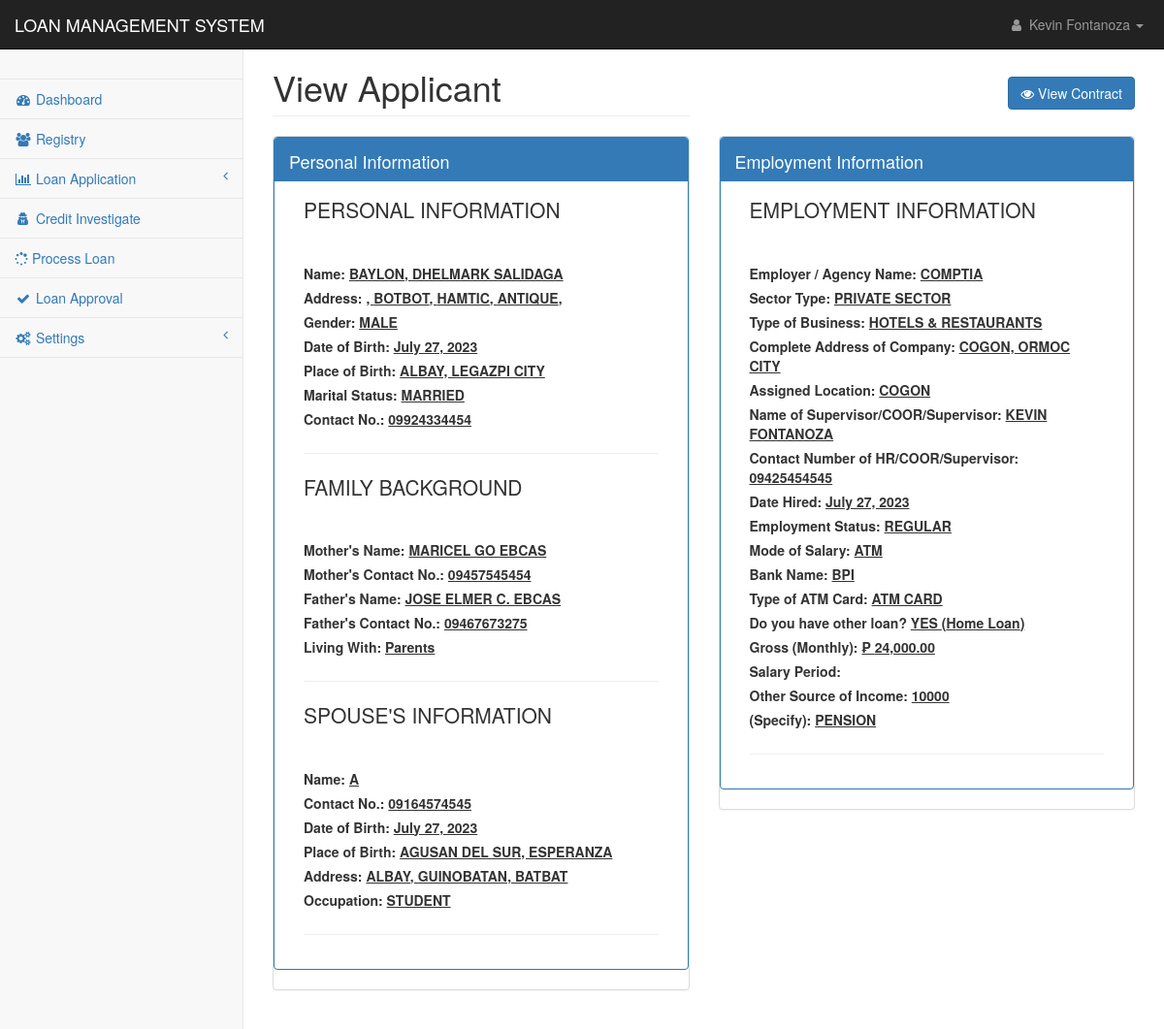
Before: /pages/registry_applicant_view.php?id=AMG0010000001 (signed in) with the older database file.
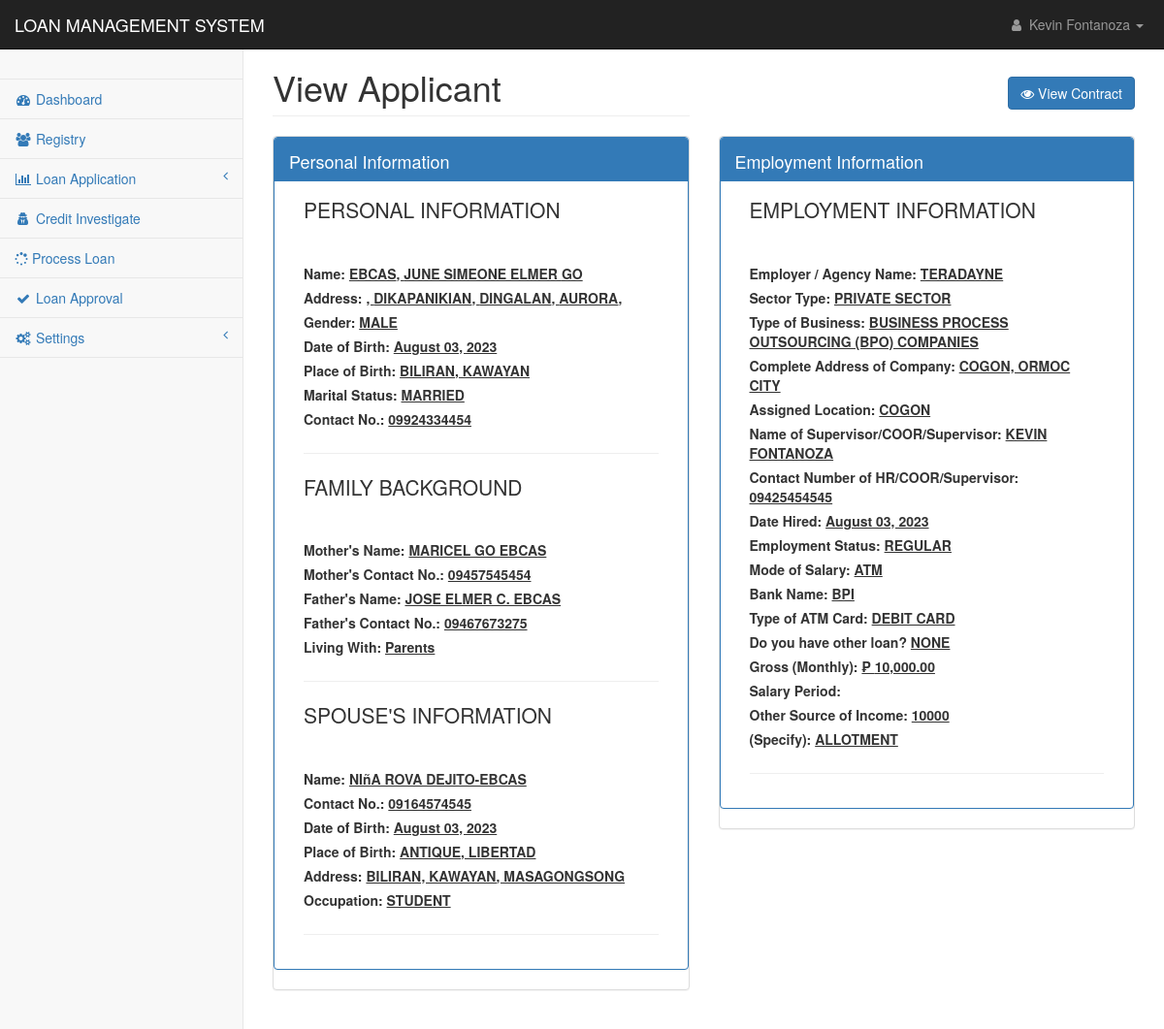
After: the same page with the newer database file.
### tables this page shows
CREATE TABLE `applicants_personal` (
  `applicant_id` int(11) NOT NULL,
  `applicant_code` text NOT NULL,
  `firstname` text NOT NULL,
  `middlename` text NOT NULL,
  `lastname` text NOT NULL,
  `suffix` text NOT NULL,
  `nickname` text NOT NULL,
  `age` text NOT NULL,
  `gender` text NOT NULL,
  `contact1` text NOT NULL,
  `mstatus` text NOT NULL,
  `dob1` date NOT NULL,
  `pob1` text NOT NULL,
  `block1` text NOT NULL,
  `street1` text NOT NULL,
  `phase1` text NOT NULL,
  `brgy1` text NOT NULL,
  `city1` text NOT NULL,
  `province1` text NOT NULL,
  `map_url` text NOT NULL,
  `residence1` text NOT NULL,
  `lwith1` text NOT NULL,
  `block2` text NOT NULL,
  `street2` text NOT NULL,
  `phase2` text NOT NULL,
  `brgy2` text NOT NULL,
  `city2` text NOT NULL,
  `province2` text NOT NULL,
  `residence2` text NOT NULL,
  `lwith2` text NOT NULL,
  `mothername` text NOT NULL,
  `mothercon` text NOT NULL,
  `fathername` text NOT NULL,
  `fathercon` text NOT NULL,
  `file` text NOT NULL,
  `date_encoded` date NOT NULL
);

CREATE TABLE `applicants_spouse` (
  `spouse_id` int(11) NOT NULL,
  `applicant_code` text NOT NULL,
  `spouse_name` text NOT NULL,
  `contact` text NOT NULL,
  `s_dob` date NOT NULL,
  `s_pob` text NOT NULL,
  `s_address` text NOT NULL,
  `s_occupation` text NOT NULL,
  `s_company` text NOT NULL,
  `date_encoded` date NOT NULL
);

CREATE TABLE `applicants_work` (
  `work_id` int(11) NOT NULL,
  `applicant_code` text NOT NULL,
  `employer` text NOT NULL,
  `sector_type` text NOT NULL,
  `tob` text NOT NULL,
  `com_address` text NOT NULL,
  `a_location` text NOT NULL,
  `sup_name` text NOT NULL,
  `hr_number` text NOT NULL,
  `date_hired` date NOT NULL,
  `e_status` text NOT NULL,
  `m_salary` text NOT NULL,
  `bank_name` text NOT NULL,
  `atm_card` text NOT NULL,
  `loan` text NOT NULL,
  `monthly_salary` text NOT NULL,
  `s_period` text NOT NULL,
  `other_source` text NOT NULL,
  `specify` text NOT NULL,
  `max_loanable_amt` float NOT NULL,
  `date_encoded` date NOT NULL
);

### config/conn.php (called while the page is built, shortened)
<?php
class DatabaseConnection
{
    public function connect()
    {
        $conn = new mysqli(DB_HOST,DB_USER,DB_PASSWORD,DB_DATABASE);
        return $this->conn = $conn;
    }
}
?>

### controller/reg_app.php (called while the page is built, shortened)
<?php
require_once('../config/conn.php');
class Registry extends DatabaseConnection {
        function checkId($id, $table){
            $sql ="SELECT * FROM $table WHERE applicant_code = '$id'";
            $result = mysqli_query($this->connect(), $sql);
                while($row = mysqli_fetch_assoc($result)){
                    return 1;
                }
            return 0;
        }
        function displayData($id){
            $spouse = $this->checkId($id, 'applicants_spouse');
            if($spouse == 1){
                $sql ="SELECT * FROM applicants_personal
                INNER JOIN applicants_work ON applicants_personal.applicant_code = applicants_work.applicant_code
                INNER JOIN applicants_spouse ON applicants_personal.applicant_code = applicants_spouse.applicant_code
                WHERE applicants_personal.applicant_code = '$id'";
                return mysqli_query($this->connect(), $sql);
            }else{
                $sql ="SELECT * FROM applicants_personal
                INNER JOIN applicants_work ON applicants_personal.applicant_code = applicants_work.applicant_code
                WHERE applicants_personal.applicant_code = '$id'";
                return mysqli_query($this->connect(), $sql);
            }
        }
    }
?>

### pages/registry_applicant_view.php (the view, shortened to what the rows shown need)
<?php
include('../config/conn.php');
require "../controller/reg_app.php";
if(isset($_GET['id'])){
    $id = $_GET['id'];
}else{
    header('location:reg_applicantion.php');
}
    $sql = "SELECT contract_no  FROM loan_applications WHERE client_id = '$id' AND paid=0";
    $res = mysqli_query($con,$sql);
    if(mysqli_num_rows($res) > 0){
        while($row = mysqli_fetch_assoc($res)) {
            $cn = $row['contract_no']??null;
        }
    }
if($_SESSION['user_id']){
?>
<!DOCTYPE html>
<html lang="en">
<head>
    <link href="../css/bootstrap.min.css" rel="stylesheet">
    <link href="../css/metisMenu.min.css" rel="stylesheet">
    <link href="../css/startmin.css" rel="stylesheet">
    <link href="../css/font-awesome.min.css" rel="stylesheet" type="text/css">
</head>
<body>
    <div id="wrapper">
        <div id="page-wrapper">
            <div class="container-fluid">
                <div class="row">
                    <div class="col-lg-6">
                        <h1 class="page-header">View Applicant</h1>
                    </div>
                    <div class="col-lg-6 text-right">
                        <br>
                    <h1> <a href="contract_signing.php?id=<?= $id ?>&cn=<?= $cn ?>" class="btn btn-primary"><i class="fa fa-eye"></i> View Contract</a></h1>
                    </div>
                </div>
                <div class="row">
                    <div class="col-lg-6">
                        <div class="panel tabbed-panel panel-default">
                            <div class="panel panel-primary">
                                <div id="collapseOne" class="panel-collapse collapse in">
                                    <div class="panel-body">
                                        <?php
                                           $view = new Registry();
                                           $result = $view->displayData($id);
                                            foreach($result as $key => $row){
                                        ?>
                                        <div class="col-lg-12">
                                            <p class="lead">PERSONAL INFORMATION</p><br>
                                        </div>
                                        <div class="col-lg-12"><label>Name:
                                                <u><?php echo $row['lastname'].", ".$row['firstname']." ".$row['middlename']." ".$row['suffix'];?>
                                                    </h4></label></div>
                                        <div class="col-lg-12"><label>Address:
                                                <u><?php echo $row['street1'].", ".$row['brgy1'].", ".$row['city1'].", ".$row['province1'].", ".$row['phase1'];?></label>
                                        </div>
                                        <div class="col-lg-12"><label>Gender: <u><?php echo strtoupper($row['gender'])?></label>
                                        </div>
                                        <div class="col-lg-12"><label>Date of Birth:
                                                <u><?php echo date('F d, Y',strtotime($row['dob1'])) ?></label></div>
                                        <div class="col-lg-12"><label>Place of Birth:
                                                <u><?php echo $row['pob1']?></label></div>
                                                <div class="col-lg-12"><label>Marital Status:
                                                <u><?php echo strtoupper($row['mstatus'])?></label></div>
                                        <div class="col-lg-12"><label>Contact No.:
                                                <u><?php echo $row['contact1']?></label></div>
                                        <div class="col-lg-12">
                                            <hr>
                                        </div>
                                        <div class="col-lg-12">
                                            <p class="lead">FAMILY BACKGROUND</p><br>
                                        </div>
                                        <div class="col-lg-12"><label>Mother's Name:
                                                <u><?php echo $row['mothername']?></label></div>
                                        <div class="col-lg-12"><label>Mother's Contact No.:
                                                <u><?php echo $row['mothercon']?></label></div>
                                        <div class="col-lg-12"><label>Father's Name:
                                                <u><?php echo $row['fathername']?></label></div>
                                        <div class="col-lg-12"><label>Father's Contact No.:
                                                <u><?php echo $row['fathercon']?></label></div>
                                        <div class="col-lg-12"><label>Living With:
                                                <u><?php echo $row['lwith1']?></label></div>
                                        <div class="col-lg-12">
                                            <hr>
                                        </div>
                                        <?php
                                            if($row['mstatus'] == "Married"){
                                        ?>
                                        <div class="col-lg-12">
                                            <p class="lead">SPOUSE'S INFORMATION</p><br>
                                        </div>
                                        <div class="col-lg-12"><label>Name: <u><?php echo $row['spouse_name']?></label>
                                        </div>
                                        <div class="col-lg-12"><label>Contact No.:
                                                <u><?php echo $row['contact']?></label></div>
                                        <div class="col-lg-12"><label>Date of Birth:
                                                <u><?php echo date('F d, Y',strtotime($row['s_dob']))?></label></div>
                                        <div class="col-lg-12"><label>Place of Birth:
                                                <u><?php echo $row['s_pob']?></label></div>
                                        <div class="col-lg-12"><label>Address: <u><?php echo $row['s_address']?></label>
                                        </div>
                                        <div class="col-lg-12"><label>Occupation:
                                                <u><?php echo $row['s_occupation'];?></label></div>
                                        <div class="col-lg-12">
                                            <hr>
                                        </div>
                                        <?php
                                        }
                                        ?>
                                    </div>
                                </div>
                            </div>
                        </div>
                    </div>
                    <?php if($row['employer'] != ""){?>
                    <div class="col-lg-6">
                        <div class="panel tabbed-panel panel-default">
                            <div class="panel panel-primary">
                                <div class="panel-heading">
                                    <h4>
                                        Employment Information
                                    </h4>
                                </div>
                                <div id="collapseOne" class="panel-collapse collapse in">
                                    <div class="panel-body">
                                        <div class="col-lg-12">
                                            <p class="lead">EMPLOYMENT INFORMATION</p><br>
                                        </div>
                                        <div class="col-lg-12"><label>Employer / Agency Name:
                                                <u><?php echo $row['employer']?></label></div>
                                        <div class="col-lg-12"><label>Sector Type:
                                                <u><?php echo strtoupper($row['sector_type'])?></label></div>
                                        <div class="col-lg-12"><label>Type of Business:
                                                <u><?php echo strtoupper($row['tob'])?></label></div>
                                        <div class="col-lg-12"><label>Complete Address of Company:
                                                <u><?php echo $row['com_address']?></label></div>
                                        <div class="col-lg-12"><label>Assigned Location:
                                                <u><?php echo $row['a_location']?></label></div>
                                        <div class="col-lg-12"><label>Name of Supervisor/COOR/Supervisor:
                                                <u><?php echo $row['sup_name']?></label></div>
                                        <div class="col-lg-12"><label>Contact Number of HR/COOR/Supervisor:
                                                <u><?php echo $row['hr_number']?></label></div>
                                        <div class="col-lg-12"><label>Date Hired:
                                                <u><?php echo ($row['date_hired'] == "0000-00-00") ? $row['date_hired'] : date('F d, Y',strtotime($row['date_hired']));  ?>
                                        </div>
                                        <div class="col-lg-12"><label>Employment Status:
                                                <u><?php echo $row['e_status'];?></label></div>
                                        <div class="col-lg-12"><label>Mode of Salary:
                                                <u><?php echo $row['m_salary'];?></label></div>
                                        <div class="col-lg-12"><label>Bank Name:
                                                <u><?php echo $row['bank_name'];?></label></div>
                                        <div class="col-lg-12"><label>Type of ATM Card:
                                                <u><?php echo $row['atm_card'];?></label></div>
                                        <div class="col-lg-12"><label>Do you have other loan?
                                                <u><?php
                                                $exploan =  explode("-", $row['loan']);
                                                if(count($exploan) > 1){
                                                    echo strtoupper($exploan[0]).' ('.$exploan[1].')';
                                                }else{
                                                    echo strtoupper($exploan[0]);
                                                }
                                                ?></label></div>
                                        <div class="col-lg-12"><label>Gross (Monthly):
                                                <u><?php  echo  "₱ ".number_format(floatval($row['monthly_salary']),2);?></label>
                                        </div>
                                        <div class="col-lg-12"><label>Salary Period:
                                                <u><?php echo $row['s_period'];?></label></div>
                                        <div class="col-lg-12"><label>Other Source of Income:
                                                <u><?php echo $row['other_source'];?></label></div>
                                        <div class="col-lg-12"><label>(Specify):
                                                <u><?php echo strtoupper($row['specify']);?></label></div>
                                        <div class="col-lg-12">
                                            <hr>
                                        </div>
                                    </div>
                                </div>
                            </div>
                        </div>
                    </div>
                    <?php
                            }
                        }
                    ?>
                </div>
                <br>
            </div>
        </div>
    </div>
</body>
</html>
<?php
}else{
    header('location: index.php');
}
?>

Changed rows visible on the page:
changed applicants_personal "MALE": lastname "BAYLON" → "EBCAS"; firstname "DHELMARK" → "JUNE SIMEONE ELMER"; middlename "SALIDAGA" → "GO"; brgy1 "BOTBOT" → "DIKAPANIKIAN"; city1 "HAMTIC" → "DINGALAN"; province1 "ANTIQUE" → "AURORA"; dob1 "July 27, 2023" → "August 03, 2023"; pob1 "ALBAY, LEGAZPI CITY" → "BILIRAN, KAWAYAN"; applicants_spouse.spouse_name "A" → "NIñA ROVA DEJITO-EBCAS"; applicants_spouse.s_dob "July 27, 2023" → "August 03, 2023"; applicants_spouse.s_pob "AGUSAN DEL SUR, ESPERANZA" → "ANTIQUE, LIBERTAD"; applicants_spouse.s_address "ALBAY, GUINOBATAN, BATBAT" → "BILIRAN, KAWAYAN, MASAGONGSONG"; applicants_work.employer "COMPTIA" → "TERADAYNE"; applicants_work.tob "HOTELS & RESTAURANTS" → "BUSINESS PROCESS OUTSOURCING (BPO) COMPANIES"; applicants_work.date_hired "July 27, 2023" → "August 03, 2023"; applicants_work.atm_card "ATM CARD" → "DEBIT CARD"; applicants_work.monthly_salary "24,000.00" → "10,000.00"; applicants_work.specify "PENSION" → "ALLOTMENT"; applicants_work.loan "YES" → "NONE"; applicants_work.loan "Home Loan" → (not shown)
